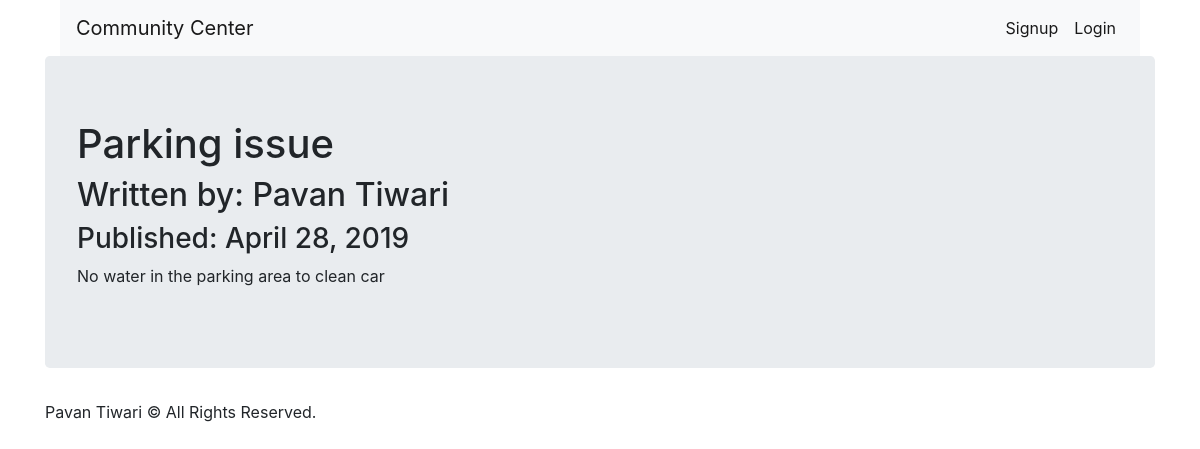
/2, run on the app's committed database.
### AMS/models.py (models this page shows, shortened)
class workorderPost(db.Model):
    users = db.relationship(User)
    id = db.Column(db.Integer, primary_key=True)
    user_id = db.Column(db.Integer, db.ForeignKey('users.id'), nullable=False)
    date = db.Column(db.DateTime, nullable=False, default=datetime.utcnow)
    title = db.Column(db.String(140), nullable=False)
    text = db.Column(db.Text, nullable=False)

class User(db.Model, UserMixin):
    __tablename__ = 'users'
    id = db.Column(db.Integer, primary_key = True)
    profile_image = db.Column(db.String(20), nullable=False, default='default_profile.png')
    email = db.Column(db.String(64), unique=True, index=True)
    username = db.Column(db.String(64), unique=True, index=True)
    password_hash = db.Column(db.String(128))
    active = db.Column(db.Boolean())
    posts = db.relationship('workorderPost', backref='author', lazy=True)
    roles = db.relationship('Role', secondary=roles_users, backref=db.backref('users', lazy='dynamic') )

### AMS/users/views.py (the view)
@users.route("/<username>")
def user_posts(username):
    page = request.args.get('page', 1, type=int)
    user = User.query.filter_by(username=username).first_or_404()
    workorder_posts = workorderPost.query.filter_by(author=user).order_by(workorderPost.date.desc()).paginate(page=page, per_page=5)
    return render_template('workorder.html.html', workorder_posts=workorder_posts, user=user)

### AMS/workorder_posts/views.py (called while the page is built)
@workorder_posts.route('/<int:workorder_post_id>')
def workorder_post(workorder_post_id):
    workorder_post = workorderPost.query.get_or_404(workorder_post_id)
    return render_template('workorder_post.html',title=workorder_post.title,
                            date=workorder_post.date,post=workorder_post
    )

### AMS/templates/workorder_post.html (shortened to what this page needs)
{% extends "base.html" %}
{% block content %}
<div class="jumbotron">
  <h1>{{ post.title }}</h1>
  <h2>Written by: {{post.author.username}}</h2>
  <h3>Published: {{ post.date.strftime('%B %d, %Y') }}</h3>
  <p>{{post.text}}</p>
</div>
{% endblock content %}

### data on the page
workorderPost: title "Parking issue", date "April 28, 2019", text "No water in the parking area to clean car"
User: author.username "Pavan Tiwari"
